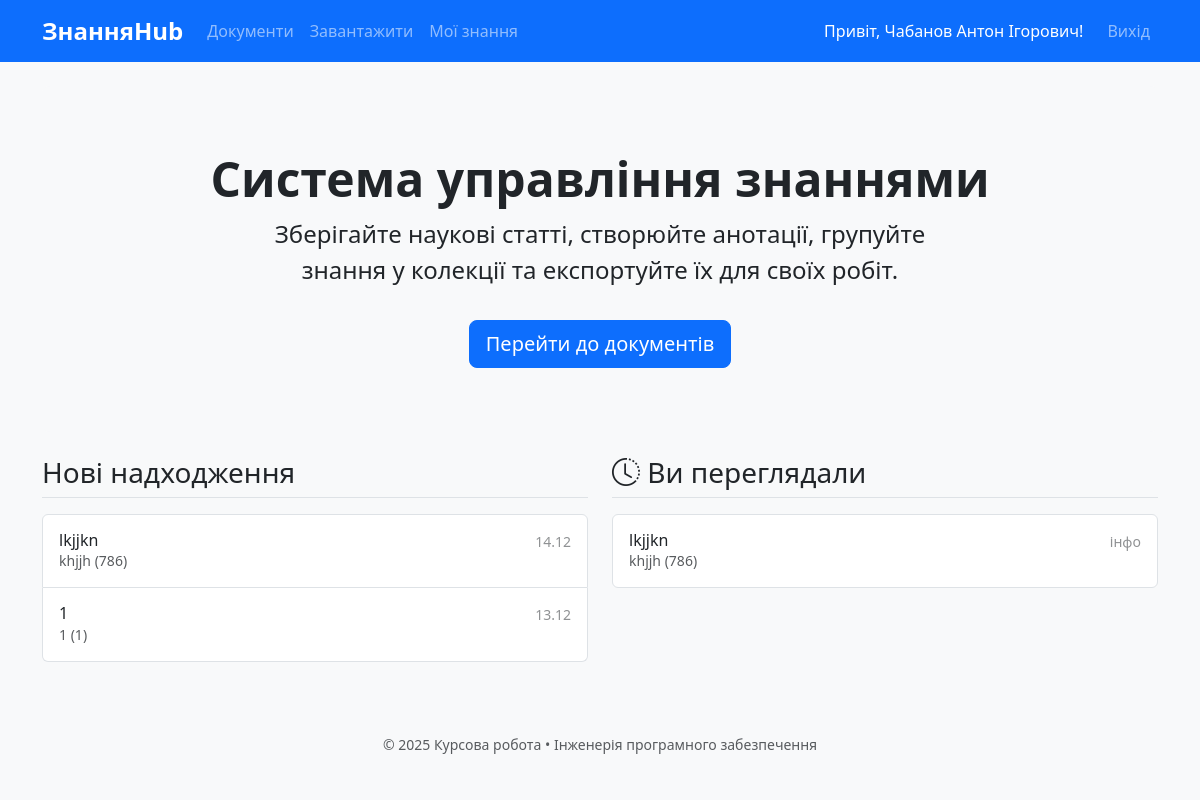
The app's page / (signed in) with its own data.
### models.py (models this page shows, shortened)
class User(UserMixin, db.Model):
    id = db.Column(db.Integer, primary_key=True)
    email = db.Column(db.String(120), unique=True, nullable=False)
    name = db.Column(db.String(100), nullable=False)
    password_hash = db.Column(db.String(256), nullable=False)
    role = db.Column(db.String(20), default='user')
    is_active = db.Column(db.Boolean, default=True)
    created_at = db.Column(db.DateTime, default=lambda: datetime.now(timezone.utc))

class Document(db.Model):
    id = db.Column(db.Integer, primary_key=True)
    title = db.Column(db.String(300), nullable=False)
    authors = db.Column(db.Text)
    year = db.Column(db.Integer)
    source = db.Column(db.Text)
    doc_type = db.Column(db.String(50))
    original_filename = db.Column(db.String(300), nullable=False)
    stored_filename = db.Column(db.String(200), nullable=False, unique=True)
    uploaded_at = db.Column(db.DateTime, default=lambda: datetime.now(timezone.utc))
    uploaded_by = db.Column(db.Integer, db.ForeignKey('user.id'))
    user = db.relationship('User', backref='documents')

### app.py (the view)
    @app.route('/')
    def index():
        recent_uploads = Document.query.order_by(Document.uploaded_at.desc()).limit(10).all()
        return render_template('index.html', recent=recent_uploads)

### templates/index.html (shortened to what this page needs)
{% extends "base.html" %}
{% block content %}
<div class="p-5 mb-4 bg-light rounded-3 text-center">
    <div class="container-fluid py-3 d-flex flex-column align-items-center">
        <h1 class="display-5 fw-bold text-center w-100">Система управління знаннями</h1>
        <p class="col-md-8 fs-4 mx-auto text-center">Зберігайте наукові статті, створюйте анотації, групуйте знання у колекції та експортуйте їх для своїх робіт.</p>
        {% if not current_user.is_authenticated %}
            <a href="{{ url_for('register') }}" class="btn btn-primary btn-lg mt-3" type="button">Почати роботу</a>
        {% else %}
            <a href="{{ url_for('document_list') }}" class="btn btn-primary btn-lg mt-3" type="button">Перейти до документів</a>
        {% endif %}
    </div>
</div>
<div class="row g-4">
    <div class="col-md-6">
        <h3 class="mb-3 border-bottom pb-2">Нові надходження</h3>
        <div class="list-group">
            {% for doc in recent %}
            <a href="{{ url_for('document_detail', doc_id=doc.id) }}" class="list-group-item list-group-item-action d-flex gap-3 py-3" aria-current="true">
                <div class="d-flex gap-2 w-100 justify-content-between">
                    <div>
                        <h6 class="mb-0">{{ doc.title }}</h6>
                        <p class="mb-0 opacity-75 small">{{ doc.authors }} ({{ doc.year }})</p>
                    </div>
                    <small class="opacity-50 text-nowrap">{{ doc.uploaded_at.strftime('%d.%m') }}</small>
                </div>
            </a>
            {% endfor %}
        </div>
    </div>
    {% if current_user.is_authenticated %}
    <div class="col-md-6">
        <h3 class="mb-3 border-bottom pb-2">
            <i class="bi bi-clock-history"></i> Ви переглядали
        </h3>
        <div class="list-group">
            {% if recently_viewed_docs %}
                {% for doc in recently_viewed_docs %}
                <a href="{{ url_for('document_detail', doc_id=doc.id) }}" class="list-group-item list-group-item-action d-flex gap-3 py-3">
                    <div class="d-flex gap-2 w-100 justify-content-between">
                        <div>
                            <h6 class="mb-0">{{ doc.title }}</h6>
                            <p class="mb-0 opacity-75 small">{{ doc.authors }} ({{ doc.year or '-' }})</p>
                        </div>
                        <small class="opacity-50 text-nowrap">інфо</small>
                    </div>
                </a>
                {% endfor %}
            {% else %}
                <div class="list-group-item text-muted text-center py-4">
                    Історія переглядів порожня
                </div>
            {% endif %}
        </div>
    </div>
    {% endif %}
</div>
{% endblock %}

### templates/base.html (shortened to what this page needs)
<!DOCTYPE html>
<html lang="uk">
<head>
    <link href="https://cdn.jsdelivr.net/npm/bootstrap@5.3.3/dist/css/bootstrap.min.css" rel="stylesheet">
    <link href="{{ url_for('static', filename='css/style.css') }}" rel="stylesheet">
    <link rel="stylesheet" href="https://cdn.jsdelivr.net/npm/bootstrap-icons@1.10.0/font/bootstrap-icons.css">
</head>
<body>
    <nav class="navbar navbar-expand-lg navbar-dark bg-primary mb-4">
        <div class="container">
            <a class="navbar-brand fw-bold" href="{{ url_for('index') }}">ЗнанняHub</a>
            <div class="collapse navbar-collapse" id="navbar">
                <ul class="navbar-nav me-auto">
                    <li class="nav-item"><a class="nav-link" href="{{ url_for('document_list') }}">Документи</a></li>
                    <li class="nav-item"><a class="nav-link" href="{{ url_for('upload_document') }}">Завантажити</a></li>
                    <li class="nav-item"><a class="nav-link" href="{{ url_for('my_knowledge') }}">Мої знання</a></li>
                </ul>
                <ul class="navbar-nav">
                    {% if current_user.is_authenticated %}
                    <li class="nav-item d-flex align-items-center">
                        <span class="text-white me-3">Привіт, {{ current_user.name }}!</span>
                    </li>
                    <li class="nav-item"><a class="nav-link" href="{{ url_for('logout') }}">Вихід</a></li>
                    {% else %}
                    <li class="nav-item"><a class="nav-link" href="{{ url_for('login') }}">Вхід</a></li>
                    <li class="nav-item"><a class="nav-link" href="{{ url_for('register') }}">Реєстрація</a></li>
                    {% endif %}
                </ul>
            </div>
        </div>
    </nav>
    <div class="container">
        {% block content %}{% endblock %}
    </div>
    <footer class="bg-light mt-5 py-4 text-center text-muted small">
        © 2025 Курсова робота • Інженерія програмного забезпечення
    </footer>
</body>
</html>

### static/css/style.css (style rules this page uses)
:root { --primary: #0d6efd; --hover-shadow: 0 10px 20px rgba(0,0,0,0.1); }
body { background: #f8f9fa; font-family: 'Segoe UI', sans-serif; }
.card-body, .form-group, .form-label, label, .h1, .h2, .h3, .h4, .h5, .h6, h1, h2, h3, h4, h5, h6 { text-align: left !important; }
.btn { border-radius: 8px; }
.navbar-brand { font-weight: 700; font-size: 1.5rem; }

### records on screen
User: name "Чабанов Антон Ігорович"
Document: title "lkjjkn", authors "khjjh", year "786", uploaded_at "14.12"
Document: title "1", authors "1", year "1", uploaded_at "13.12"
